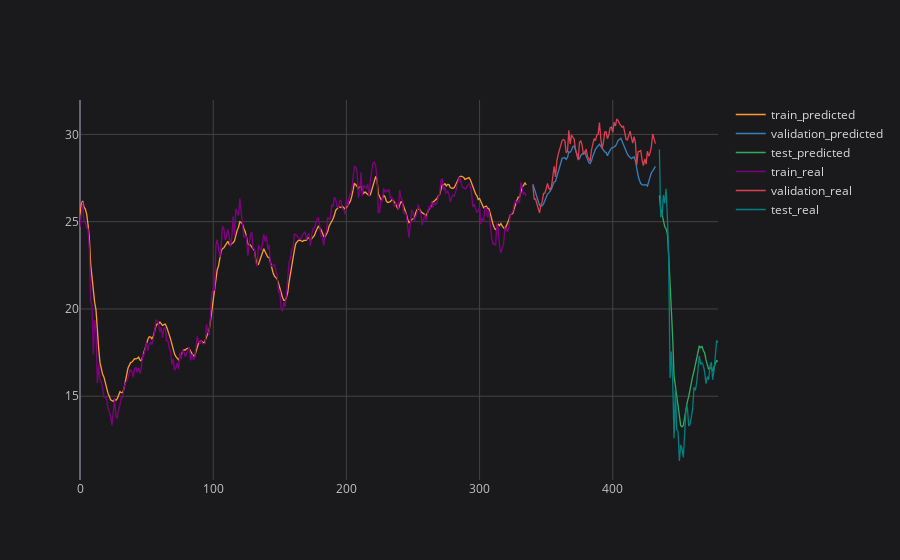

Here is the notebook cell this chart was saved with:
### Code cell
# plotting final result
plot_ticker = 'PETR4'
plot_feature = 'Adj Close'

pd.DataFrame.from_dict(final_prediction_results[plot_ticker][plot_feature]).iplot(title=f'{plot_ticker} {plot_feature} {plot_imf}', layout=space)

### Figure 1 — Plotly figure (JSON) as saved in the notebook; plotly's stock layout.template omitted (floating-point values rounded to 4 significant figures; data arrays with more than 128 entries replaced by an {"elided": "..."} marker saying what was removed)
{"data": [{"line": {"color": "rgba(255, 153, 51, 1.0)", "dash": "solid", "shape": "linear", "width": 1.3}, "mode": "lines", "name": "train_predicted", "text": "", "type": "scatter", "x": {"elided": "480 int values"}, "y": {"elided": "480 mixed values"}}, {"line": {"color": "rgba(55, 128, 191, 1.0)", "dash": "solid", "shape": "linear", "width": 1.3}, "mode": "lines", "name": "validation_predicted", "text": "", "type": "scatter", "x": {"elided": "480 int values"}, "y": {"elided": "480 mixed values"}}, {"line": {"color": "rgba(50, 171, 96, 1.0)", "dash": "solid", "shape": "linear", "width": 1.3}, "mode": "lines", "name": "test_predicted", "text": "", "type": "scatter", "x": {"elided": "480 int values"}, "y": {"elided": "480 mixed values"}}, {"line": {"color": "rgba(128, 0, 128, 1.0)", "dash": "solid", "shape": "linear", "width": 1.3}, "mode": "lines", "name": "train_real", "text": "", "type": "scatter", "x": {"elided": "480 int values"}, "y": {"elided": "480 mixed values"}}, {"line": {"color": "rgba(219, 64, 82, 1.0)", "dash": "solid", "shape": "linear", "width": 1.3}, "mode": "lines", "name": "validation_real", "text": "", "type": "scatter", "x": {"elided": "480 int values"}, "y": {"elided": "480 mixed values"}}, {"line": {"color": "rgba(0, 128, 128, 1.0)", "dash": "solid", "shape": "linear", "width": 1.3}, "mode": "lines", "name": "test_real", "text": "", "type": "scatter", "x": {"elided": "480 int values"}, "y": {"elided": "480 mixed values"}}], "layout": {"legend": {"bgcolor": "#1A1A1C", "font": {"color": "#D9D9D9", "size": 12}}, "paper_bgcolor": "#1A1A1C", "plot_bgcolor": "#1A1A1C", "title": {"font": {"color": "#D9D9D9"}, "x": 0.5}, "xaxis": {"gridcolor": "#434343", "showgrid": true, "tickfont": {"color": "#C2C2C2", "size": 12}, "title": {"font": {"color": "#D9D9D9"}}, "zerolinecolor": "#666570"}, "yaxis": {"gridcolor": "#434343", "showgrid": true, "tickfont": {"color": "#C2C2C2", "size": 12}, "title": {"font": {"color": "#D9D9D9"}}, "zerolinecolor": "#666570"}}}
